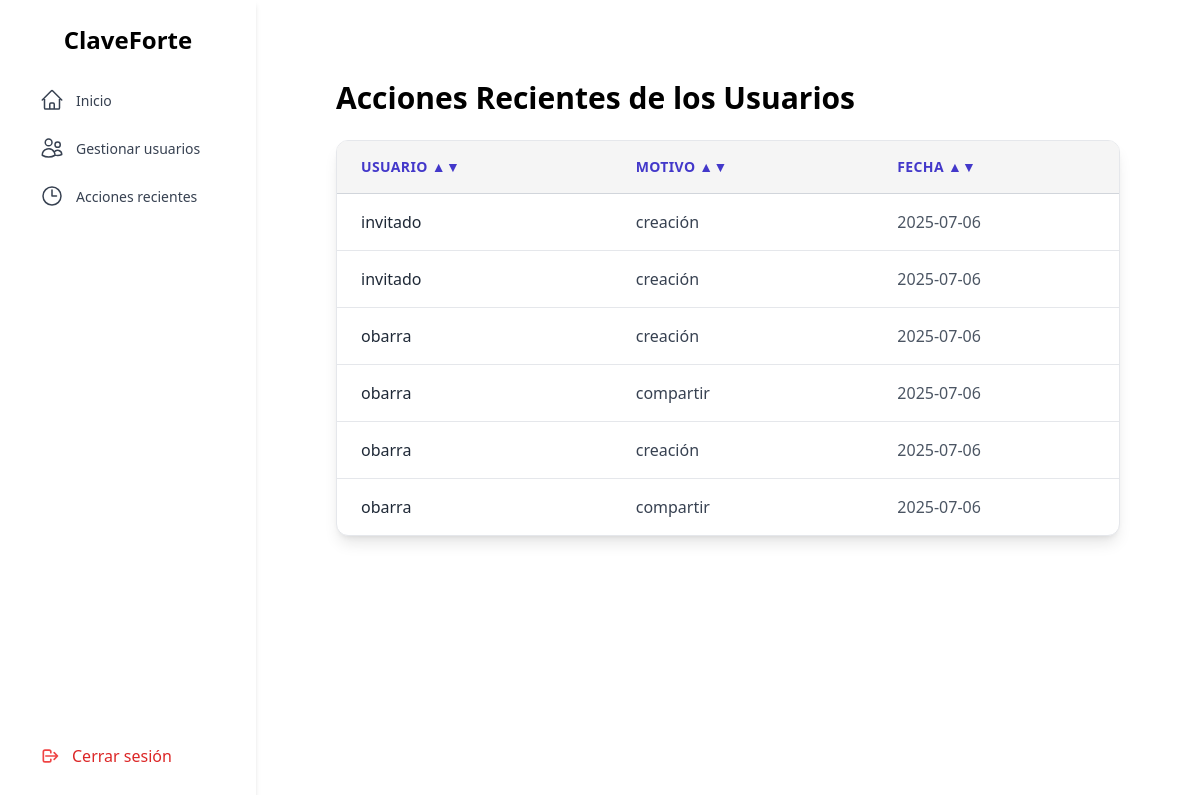
/recent_actions (signed in), run on an earlier commit of the app's database.
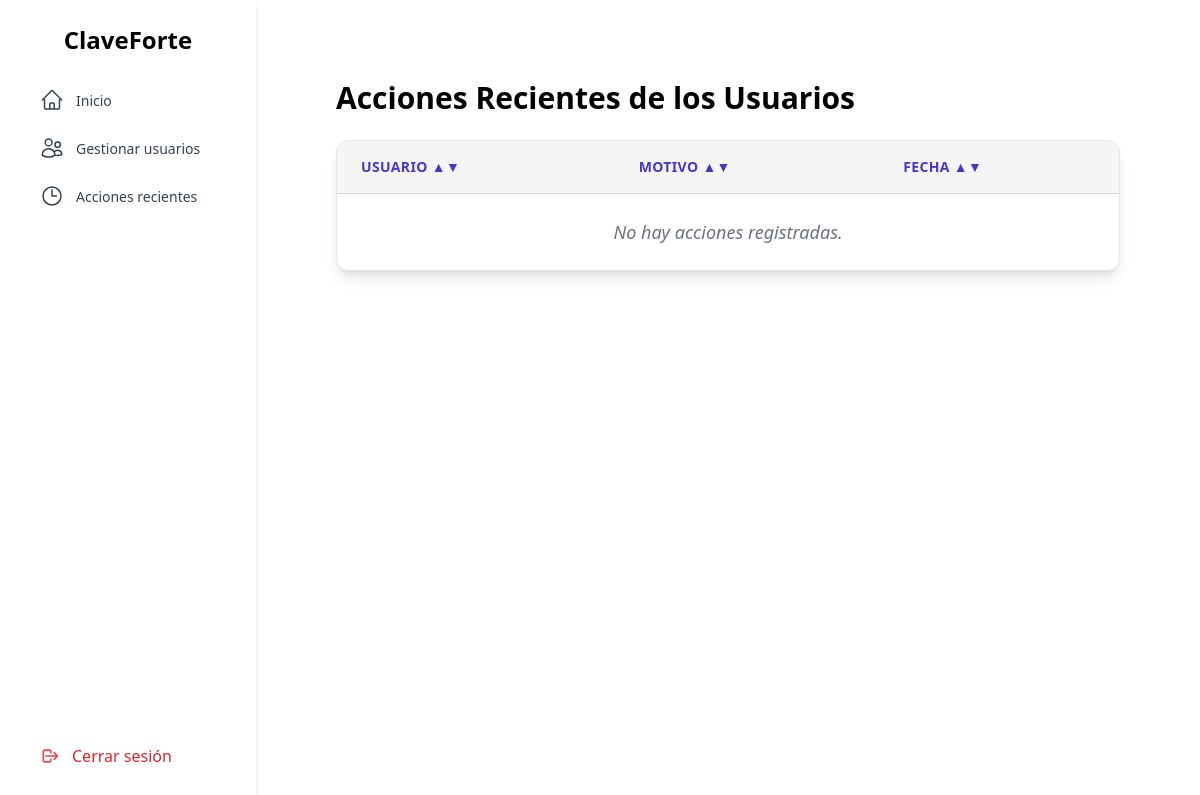
And on a later commit of the database.
### tables this page shows
CREATE TABLE Access (
        id_access       INTEGER PRIMARY KEY AUTOINCREMENT,
        timestam        TEXT NOT NULL,  -- Fecha en formato ISO
        motivo          TEXT,
        usr_name        TEXT,
        id_usr          INTEGER NOT NULL,
        id_credential   INTEGER NOT NULL,
        FOREIGN KEY (id_usr) REFERENCES Users(id_usr),
        FOREIGN KEY (id_credential) REFERENCES Credentials(id_credential)
    );

### app.py (the view)
@app.route('/recent_actions')
def acciones_recientes():
    active_rol = session.get('usuario_rol')
    rcnt_act = []
    try:
        conn = sqlite3.connect('instance/ClaveForte.db')
        conn.row_factory = sqlite3.Row  # Permite acceder a columnas por nombre
        cursor = conn.cursor()
        cursor.execute('''
            SELECT * FROM Access
        ''')
        rcnt_act = cursor.fetchall()
    except Exception as e:
        print(f"Error al recuperar acciones recientes: {e}")
    finally:
        conn.close()
    return render_template('./admin/recent/recent.html',
                           usr_rol=active_rol,
                           recent_acctions=rcnt_act)

### app.py (called while the page is built)
@app.before_request
def require_login_and_admin():
    allowed_routes = ['login', 'signup', 'logout']  # ← añade logout también
    endpoint = request.endpoint
    if endpoint is None or endpoint in allowed_routes:
        return
    if 'usuario_id' not in session:
        flash('Debes iniciar sesión', 'danger')
        return redirect(url_for('login'))
    if endpoint in ['gestionar_usuarios', 'acciones_recientes']:
        if session.get('usuario_rol') != 1:
            return redirect(url_for('home'))
    if endpoint in ['mostrar_credenciales', 'compartir_credencial', 'perfil']:
        if session.get('usuario_rol') != 2:
            return redirect(url_for('home'))

### templates/admin/recent/recent.html (shortened to what this page needs)
{% extends './layout.html' %}
{% block content %}
<div class="flex-1 p-10">
    <h1 class="text-3xl font-bold mb-6 text-black">Acciones Recientes de los Usuarios</h1>
    <div class="w-full overflow-x-auto bg-white shadow-lg rounded-xl border border-gray-200">
    <div class="max-h-[65vh] overflow-y-auto">
        <table id="tablaAcciones" class="min-w-full divide-y divide-gray-300">
            <thead class="bg-[rgb(245,245,245)] sticky top-0 z-10">
                <tr>
                    <th onclick="ordenarTabla(0)" class="cursor-pointer px-6 py-4 text-left text-sm font-bold text-indigo-700 uppercase tracking-wide bg-[rgb(245,245,245)]">
                        Usuario ▲▼
                    </th>
                    <th onclick="ordenarTabla(1)" class="cursor-pointer px-6 py-4 text-left text-sm font-bold text-indigo-700 uppercase tracking-wide bg-[rgb(245,245,245)]">
                        Motivo ▲▼
                    </th>
                    <th onclick="ordenarTabla(2)" class="cursor-pointer px-6 py-4 text-left text-sm font-bold text-indigo-700 uppercase tracking-wide bg-[rgb(245,245,245)]">
                        Fecha ▲▼
                    </th>
                </tr>
            </thead>
            <tbody class="divide-y divide-gray-200">
                {% for accion in recent_acctions %}
                <tr class="hover:bg-indigo-50 transition-all duration-200">
                    <td class="px-6 py-4 text-base text-gray-800 font-medium">
                        {{ accion['usr_name'] }}
                    </td>
                    <td class="px-6 py-4 text-base text-gray-700">
                        {{ accion['motivo'] }}
                    </td>
                    <td class="px-6 py-4 text-base text-gray-600">
                        {{ accion['timestam'][:10] }}
                    </td>
                </tr>
                {% else %}
                <tr>
                    <td colspan="3" class="px-6 py-6 text-center text-gray-500 italic text-lg">
                        No hay acciones registradas.
                    </td>
                </tr>
                {% endfor %}
            </tbody>
        </table>
    </div>
    </div>
</div>
{% endblock %}

### templates/layout.html (shortened to what this page needs)
<!DOCTYPE html>
<html lang="es">
<head>
  <link href="https://cdn.jsdelivr.net/npm/tailwindcss@2.2.19/dist/tailwind.min.css" rel="stylesheet">
</head>
<body class="flex overflow-y-hidden h-full">
  {% include './sidebar/sidebar.html' with context%}
  <main class="flex-1 p-10">
    {% block content %}{% endblock %}
  </main>
</body>
</html>

### templates/sidebar/sidebar.html (shortened to what this page needs)
<!DOCTYPE html>
<html lang="es">
<head>
    <script src="https://cdn.tailwindcss.com"></script>
</head>
<body>
    <aside class="w-64 h-screen bg-white shadow-md p-6 flex flex-col justify-between">
    <div>
        <h2 class="text-2xl font-bold text-center mb-6">ClaveForte</h2>
        <nav>
            <ul class="space-y-2">
                <li>
                    <a href="/home" class="flex items-center gap-3 px-4 py-2 rounded hover:bg-indigo-100 text-gray-700 transition">
                        <span class="text-[14px]">Inicio</span>
                    </a>
                </li>
                {% if usr_rol == 1 %}
                <li>
                    <a href="/user_management" class="flex items-center gap-3 px-4 py-2 rounded hover:bg-indigo-100 text-gray-700 transition">
                        <span  class="text-[14px]"">Gestionar usuarios</span>
                    </a>
                </li>
                <li>
                    <a href="/recent_actions" class="flex items-center gap-3 px-4 py-2 rounded hover:bg-indigo-100 text-gray-700 transition">
                        <svg xmlns="http://www.w3.org/2000/svg" fill="none" viewBox="0 0 24 24" stroke-width="1.5" stroke="currentColor" class="size-6">
                        <path stroke-linecap="round" stroke-linejoin="round" d="M12 6v6h4.5m4.5 0a9 9 0 1 1-18 0 9 9 0 0 1 18 0Z" />
                        </svg>
                        <span  class="text-[14px]"">Acciones recientes</span>
                    </a>
                </li>
                {% endif %}
            </ul>
        </nav>
    </div>
    <div>
        <a href="/logout" class="flex items-center gap-3 px-4 py-2 rounded hover:bg-red-100 text-red-600 transition">
        <svg class="w-5 h-5 text-red-500" fill="none" stroke="currentColor" viewBox="0 0 24 24">
            <path stroke-linecap="round" stroke-linejoin="round" stroke-width="2" d="M17 16l4-4m0 0l-4-4m4 4H7m6 4v1a2 2 0 01-2 2H6a2 2 0 01-2-2V7a2 2 0 012-2h5a2 2 0 012 2v1" />
        </svg>
        <span>Cerrar sesión</span>
        </a>
    </div>
    </aside>
</body>
</html>

What changed in the data, as far as the page shows it:
removed Access: usr_name "invitado", motivo "creación", timestam "2025-07-06"
removed Access: usr_name "invitado", motivo "creación", timestam "2025-07-06"
removed Access: usr_name "obarra", motivo "creación", timestam "2025-07-06"
removed Access: usr_name "obarra", motivo "compartir", timestam "2025-07-06"
removed Access: usr_name "obarra", motivo "creación", timestam "2025-07-06"
removed Access: usr_name "obarra", motivo "compartir", timestam "2025-07-06"
Also different on the page:
text now shown: "No hay acciones registradas."
